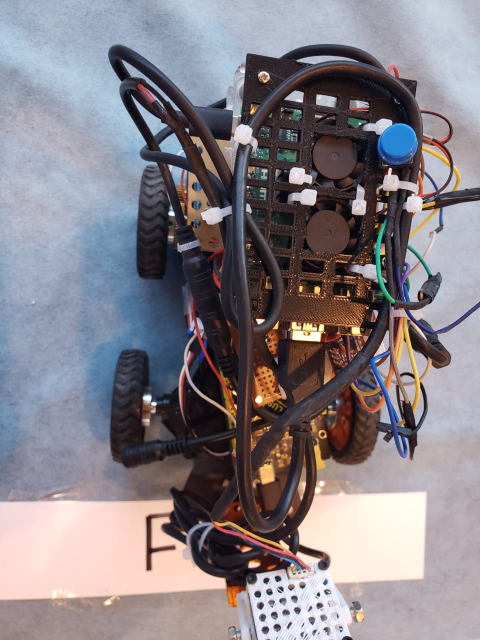
#> input picture car photos/IMG-20251002-WA0002.jpg, 960 x 1280 px, given in place of the camera (shown at 1/2 size)
$ python 'detect hsv values for each color.py'
#> lines starting #> are read from the running program, lines starting #| are printed output that depends on the picture; after the words box and inside, x2 and y2 are one past the last pixel; in counts of white or black regions, pixels touching at a corner belong together
import numpy as np
import cv2
#from picamera2 import Picamera2
cap = cv2.VideoCapture(2)
#cam=Picamera2()
#cam.start()
def nothing(x):
    pass

cv2.namedWindow("Trackbars")
cv2.createTrackbar("L - H", "Trackbars", 0, 179, nothing)
#> slider 'L - H' is set to 35
cv2.createTrackbar("L - S", "Trackbars", 0, 255, nothing)
#> slider 'L - S' is set to 51
cv2.createTrackbar("L - V", "Trackbars", 0, 255, nothing)
#> slider 'L - V' is set to 51
cv2.createTrackbar("U - H", "Trackbars", 179, 179, nothing)
cv2.createTrackbar("U - S", "Trackbars", 255, 255, nothing)
cv2.createTrackbar("U - V", "Trackbars", 255, 255, nothing)

while True:

    #frame = cam.capture_array()
    frame=cap.read()[1]
#> frame is the input picture: shape (1280, 960, 3); mean B, G, R 134.8, 128.4, 134.1
    frame=cv2.resize(frame,(640,480))
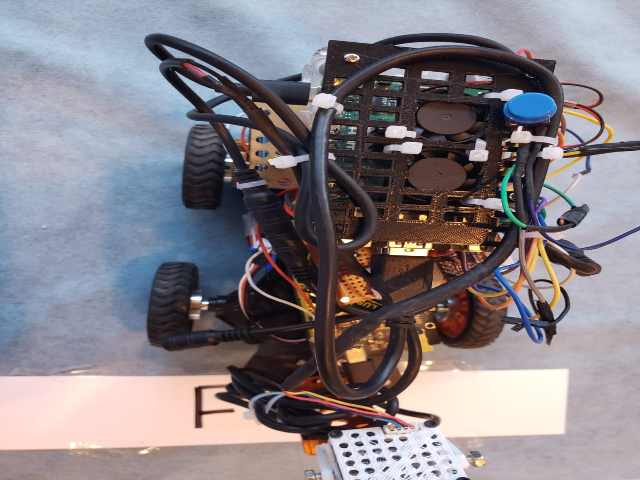
#> frame: shape (480, 640, 3); mean B, G, R 134.8, 128.3, 134
    #frame = cv2.cvtColor(frame, cv2.COLOR_RGB2BGR)

    hsv = cv2.cvtColor(frame, cv2.COLOR_BGR2HSV)
#> hsv: shape (480, 640, 3); mean H, S, V 94, 58.3, 148.1

    l_h = cv2.getTrackbarPos("L - H", "Trackbars")
    l_s = cv2.getTrackbarPos("L - S", "Trackbars")
    l_v = cv2.getTrackbarPos("L - V", "Trackbars")
    u_h = cv2.getTrackbarPos("U - H", "Trackbars")
    u_s = cv2.getTrackbarPos("U - S", "Trackbars")
    u_v = cv2.getTrackbarPos("U - V", "Trackbars")

    lower_blue = np.array([l_h, l_s, l_v])
    upper_blue = np.array([u_h, u_s, u_v])
    mask = cv2.inRange(hsv, lower_blue, upper_blue)
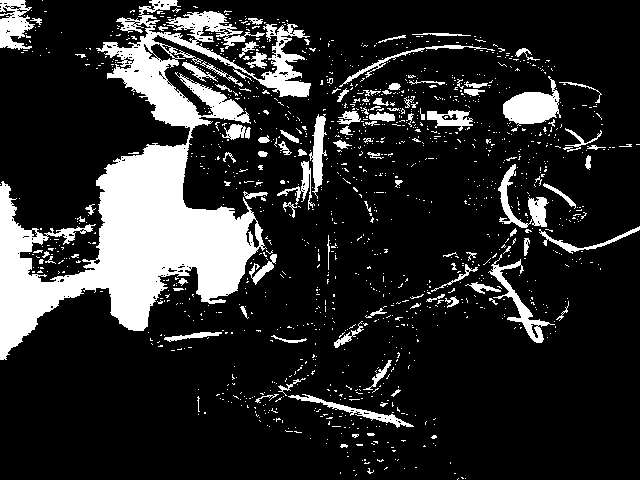
#> mask: shape (480, 640); 16.9% white; 1319 white regions (1214 under 20 px), largest, box (x1, y1, x2, y2) and area: (0, 0, 311, 360) 34123, (503, 76, 561, 126) 1534, (0, 0, 35, 50) 1073
    result = cv2.bitwise_and(frame, frame, mask=mask)
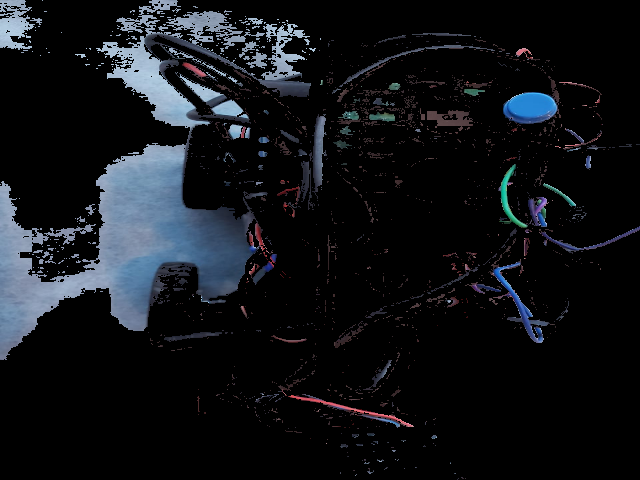
#> result: shape (480, 640, 3); mean B, G, R 23.7, 19.8, 17.2

    # show thresholded image
    cv2.imshow("mask", mask)
    cv2.imshow("result", result)

    if cv2.waitKey(10) == ord("q"):
#> (key q is pressed here)
        break

cv2.destroyAllWindows()

$ run again, on car photos/IMG-20251002-WA0003.jpg
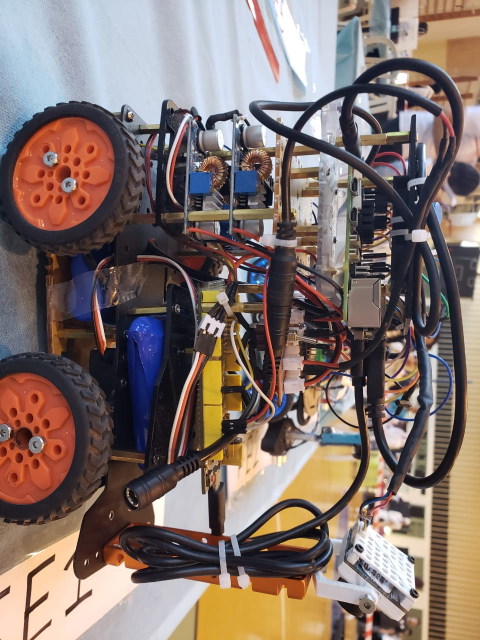
#> input picture car photos/IMG-20251002-WA0003.jpg, 960 x 1280 px, given in place of the camera (shown at 1/2 size)
#> frame is the input picture: shape (1280, 960, 3); mean B, G, R 107.4, 113.3, 129.5
#> frame: shape (480, 640, 3)
#> hsv: shape (480, 640, 3); mean H, S, V 72.8, 77.5, 138.1
#> `mask = cv2.inRange(hsv, lower_blue, upper_blue)`:
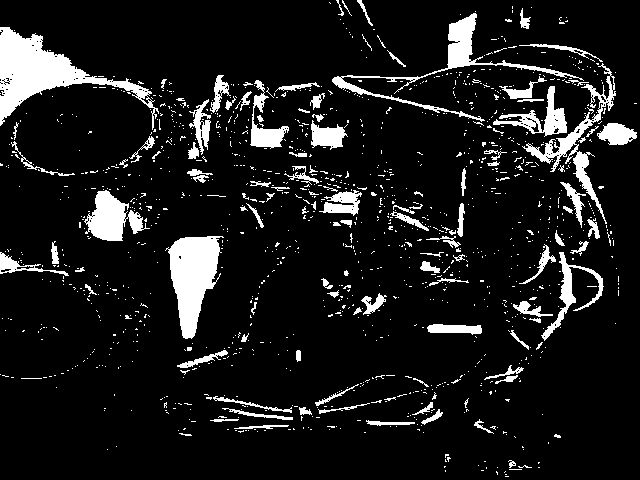
#> mask: shape (480, 640); 10.4% white; 1278 white regions (1164 under 20 px), largest, box (x1, y1, x2, y2) and area: (0, 27, 159, 130) 4779, (165, 236, 224, 339) 3393, (332, 13, 584, 122) 2357
#> `result = cv2.bitwise_and(frame, frame, mask=mask)`:
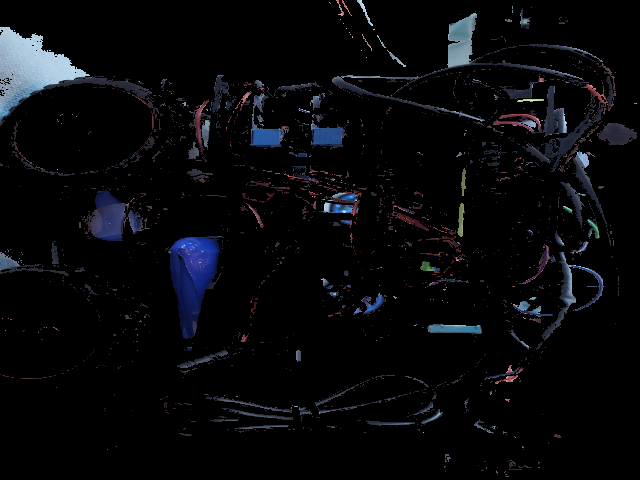
#> result: shape (480, 640, 3); mean B, G, R 10.8, 8.2, 7.6

$ run again, on car photos/IMG-20251002-WA0004.jpg
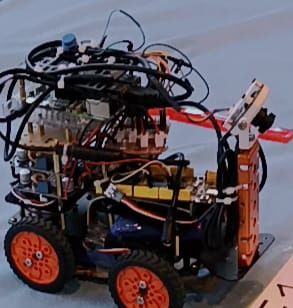
#> input picture car photos/IMG-20251002-WA0004.jpg, 293 x 308 px, given in place of the camera
#> frame is the input picture: shape (308, 293, 3); mean B, G, R 87.9, 80.3, 89.4
#> frame: shape (480, 640, 3)
#> hsv: shape (480, 640, 3); mean H, S, V 87.4, 91.7, 102.8
#> `mask = cv2.inRange(hsv, lower_blue, upper_blue)`:
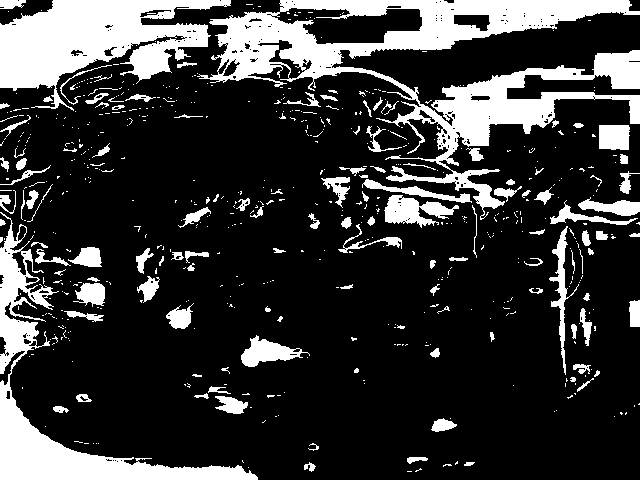
#> mask: shape (480, 640); 21.4% white; 610 white regions (484 under 20 px), largest, box (x1, y1, x2, y2) and area: (197, 0, 640, 220) 24936, (0, 0, 231, 111) 12823, (0, 212, 258, 480) 10653
#> `result = cv2.bitwise_and(frame, frame, mask=mask)`:
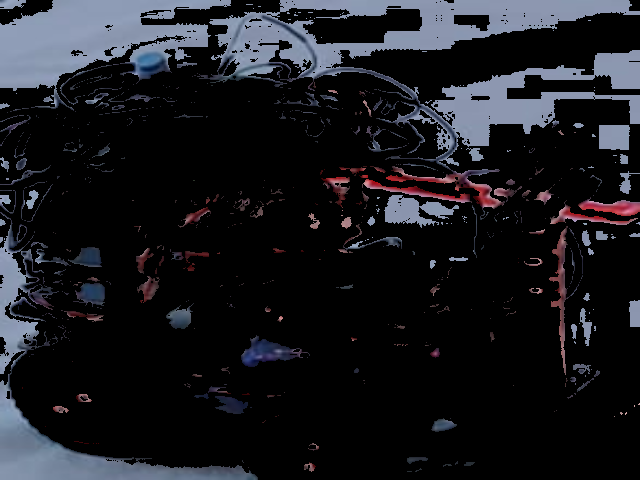
#> result: shape (480, 640, 3); mean B, G, R 31.2, 26.4, 25.6

$ run again, on car photos/IMG-20251002-WA0005.jpg
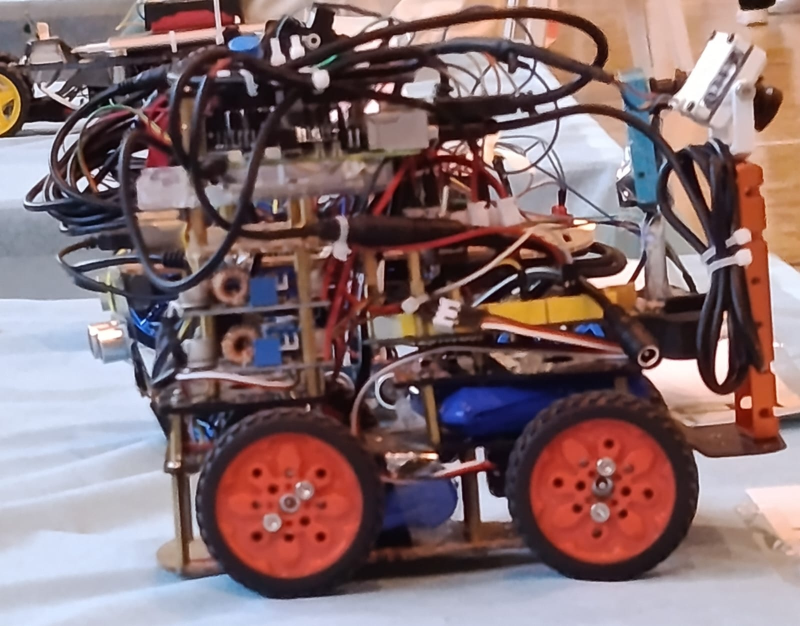
#> input picture car photos/IMG-20251002-WA0005.jpg, 1600 x 1252 px, given in place of the camera (shown at 1/2 size)
#> frame is the input picture: shape (1252, 1600, 3); mean B, G, R 110.9, 108.8, 132.5
#> frame: shape (480, 640, 3)
#> hsv: shape (480, 640, 3); mean H, S, V 81.4, 83.7, 140.3
#> `mask = cv2.inRange(hsv, lower_blue, upper_blue)`:
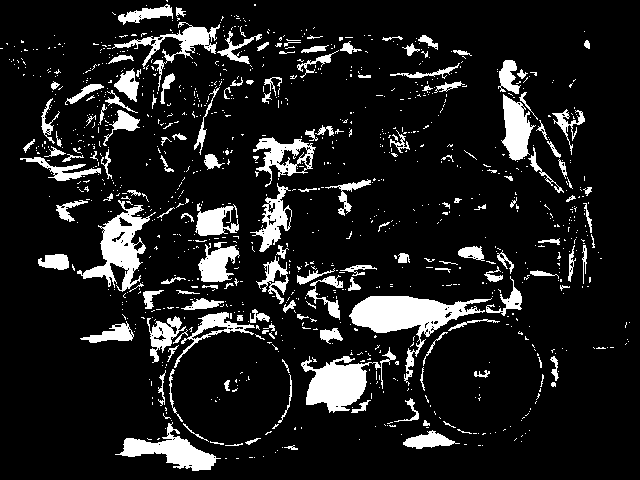
#> mask: shape (480, 640); 12% white; 1075 white regions (923 under 20 px), largest, box (x1, y1, x2, y2) and area: (349, 296, 492, 386) 3547, (301, 347, 396, 413) 2522, (77, 200, 156, 292) 2419
#> `result = cv2.bitwise_and(frame, frame, mask=mask)`:
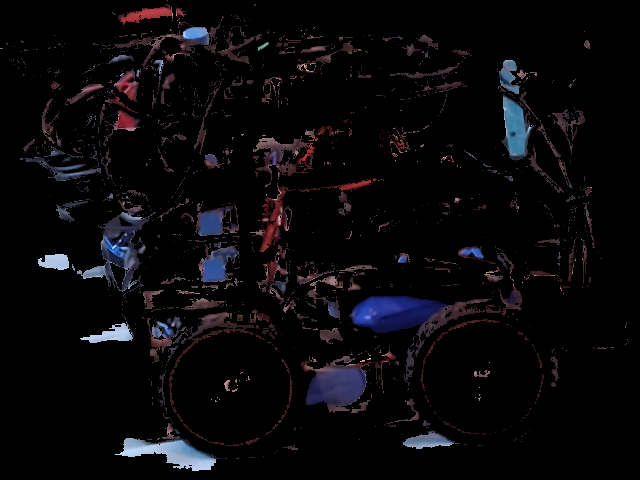
#> result: shape (480, 640, 3); mean B, G, R 10.4, 8, 9.3
